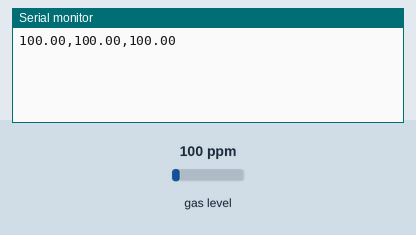
Bench run of a sketch on a simulated Arduino Uno, built with avr-gcc and run on an emulated ATmega328P. On the bench: the last lines printed to the serial monitor. The inputs (shaded band) are chosen by the test bench; at power-on: gas level 100 ppm.

Above: at 1.7 s.
1.8 s: gas level set to 20 ppm
At 3.3 s:
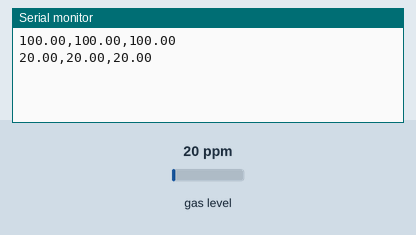
3.5 s: gas level set to 250 ppm
At 4.6 s:
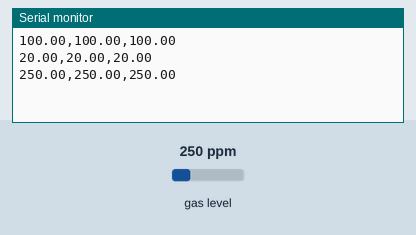
Timing chart, 0 to 6.5 s (numbered marks = the images above; inputs shaded):
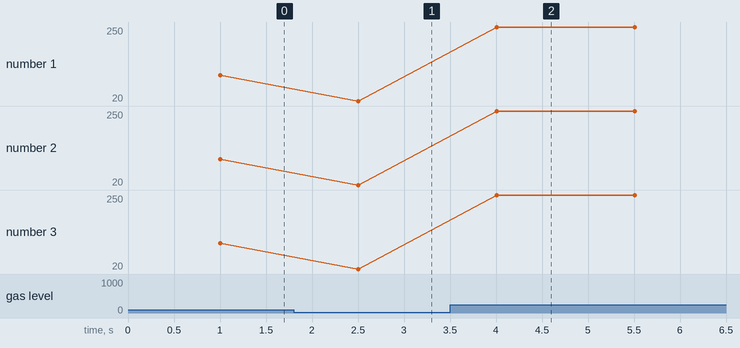

Measured:
- after the input at 1.8 s, the serial monitor: prints a new line after 0.70 s (image 1)
- after the input at 3.5 s, the serial monitor: prints a new line after 0.51 s (image 2)
- plotted number 1: 100 → 20 after the input at 1.8 s, 20 → 250 after the input at 3.5 s
- plotted number 2: 100 → 20 after the input at 1.8 s, 20 → 250 after the input at 3.5 s
- plotted number 3: 100 → 20 after the input at 1.8 s, 20 → 250 after the input at 3.5 s

The sketch:

withscript.ino
```cpp
#include <MQ2.h>
#include <Wire.h>

int Analog_Input = A0;
int methane, co, smoke;
MQ2 mq2(Analog_Input);
void setup(){
  Serial.begin(9600);
  mq2.begin();
}
void loop(){
  delay(500);
  float* values= mq2.read(true); //set it false if you don't want to print the values in the Serial
  float methane = mq2.readLPG();
  float co = mq2.readCO();
  float smoke = mq2.readSmoke();
  Serial.print(methane);
  Serial.print(",");
  Serial.print(co);
  Serial.print(",");
  Serial.print(smoke);
  Serial.println();
  delay(1000);
}
```
